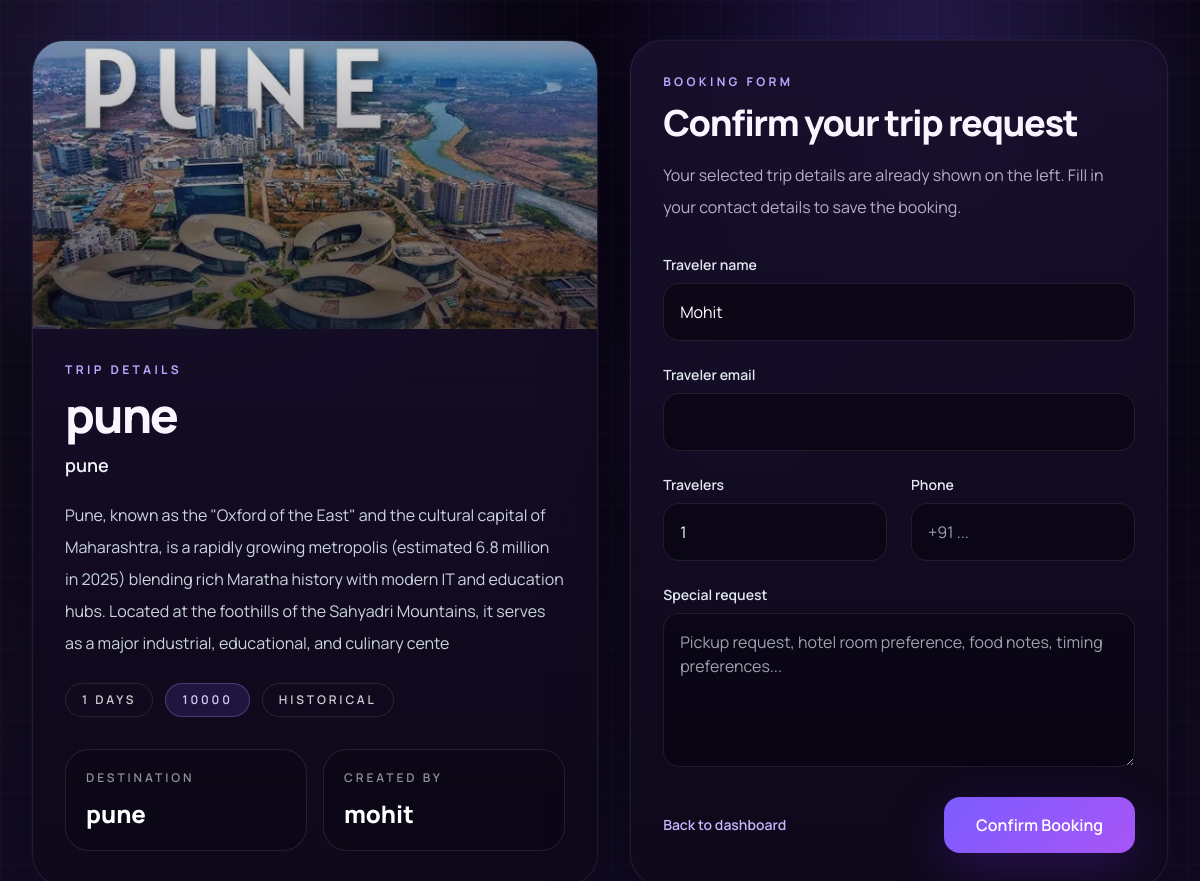
/book-trip/2/ (signed in), run on the app's committed database.
### planner/models.py (models this page shows, shortened)
class Trip(models.Model):
    title = models.CharField(max_length=200)
    destination = models.CharField(max_length=200)
    subtitle = models.CharField(max_length=200, blank=True)
    summary = models.TextField(blank=True)
    places_covered = models.TextField(blank=True)
    pricing_details = models.TextField(blank=True)
    review_summary = models.TextField(blank=True)
    review_rating = models.DecimalField(max_digits=3, decimal_places=1, null=True, blank=True)
    gallery_urls = models.TextField(blank=True)
    inclusions = models.TextField(blank=True)
    image_url = models.URLField(blank=True)
    image_file = models.FileField(upload_to="trip_images/", blank=True)
    duration_days = models.PositiveIntegerField(default=3)
    price_label = models.CharField(max_length=100, blank=True)
    trip_style = models.CharField(max_length=100, blank=True)
    created_by = models.ForeignKey(User, on_delete=models.CASCADE)
    is_public = models.BooleanField(default=True)
    created_at = models.DateTimeField(auto_now_add=True)

### planner/views.py (the view, shortened to what this page needs)
# urls.py: path('book-trip/<int:id>/', views.book_trip, name='book_trip'),
@login_required
def book_trip(request, id):
    trip = Trip.objects.get(id=id, is_public=True)
    return render(request, "planner/book_trip.html", {
        "trip": trip,
        "prefill_name": request.user.get_full_name() or request.user.username,
        "prefill_email": request.user.email,
    })

### planner/templates/planner/book_trip.html (shortened to what this page needs)
{% extends "base.html" %}
{% block content %}
<div class="min-h-screen contour-bg noise-overlay px-4 py-8 md:px-8 md:py-10">
  <div class="mx-auto max-w-6xl">
    <div class="grid gap-8 lg:grid-cols-[1fr_0.95fr]">
      <section class="app-panel overflow-hidden rounded-[2rem]">
        <div
          class="h-72 bg-cover bg-center"
          style="background-image: linear-gradient(180deg, rgba(10,6,18,0.12), rgba(10,6,18,0.68)), url('{% if trip.image_file %}{{ trip.image_file.url }}{% else %}https://images.unsplash.com/photo-1526481280695-3c4691f8b3c6?auto=format&fit=crop&w=1200&q=80{% endif %}');"
        ></div>
        <div class="p-6 md:p-8">
          <p class="section-label">Trip Details</p>
          <h1 class="hero-title mt-3 text-4xl font-extrabold md:text-5xl">{{ trip.destination }}</h1>
          <p class="mt-3 text-lg font-semibold text-slate-100">{{ trip.title }}</p>
          <p class="mt-5 max-w-2xl text-base leading-8 text-slate-300">
            {{ trip.summary|default:trip.subtitle|default:"A curated travel package prepared by the admin team." }}
          </p>
          <div class="mt-6 flex flex-wrap gap-3">
            <span class="rounded-full border border-white/10 bg-white/8 px-4 py-2 text-xs font-semibold uppercase tracking-[0.24em] text-white/80">
              {{ trip.duration_days }} Days
            </span>
            {% if trip.price_label %}
            <span class="rounded-full border border-[#c4b5fd]/25 bg-[#7c5cff]/15 px-4 py-2 text-xs font-semibold uppercase tracking-[0.24em] text-[#dac9ff]">
              {{ trip.price_label }}
            </span>
            {% endif %}
            {% if trip.trip_style %}
            <span class="rounded-full border border-white/10 bg-white/8 px-4 py-2 text-xs font-semibold uppercase tracking-[0.24em] text-white/80">
              {{ trip.trip_style }}
            </span>
            {% endif %}
          </div>
          <div class="mt-8 grid gap-4 md:grid-cols-2">
            <article class="rounded-3xl border border-white/10 bg-black/20 p-5">
              <p class="text-xs font-semibold uppercase tracking-[0.24em] text-white/55">Destination</p>
              <p class="mt-3 text-2xl font-extrabold text-white">{{ trip.destination }}</p>
            </article>
            <article class="rounded-3xl border border-white/10 bg-black/20 p-5">
              <p class="text-xs font-semibold uppercase tracking-[0.24em] text-white/55">Created By</p>
              <p class="mt-3 text-2xl font-extrabold text-white">{{ trip.created_by.username }}</p>
            </article>
          </div>
        </div>
      </section>
      <section class="app-panel rounded-[2rem] p-6 md:p-8">
        <div class="mb-8">
          <p class="section-label">Booking Form</p>
          <h2 class="hero-title mt-3 text-3xl font-extrabold md:text-4xl">Confirm your trip request</h2>
          <p class="muted-copy mt-4 text-base leading-8">
            Your selected trip details are already shown on the left. Fill in your contact details to save the booking.
          </p>
        </div>
        <form method="POST" class="space-y-6">
          <div>
            <label class="mb-2 block text-sm font-semibold text-slate-200">Traveler name</label>
            <input type="text" name="traveler_name" value="{{ prefill_name }}" required class="field-shell w-full rounded-2xl px-4 py-4 text-base outline-none transition">
          </div>
          <div>
            <label class="mb-2 block text-sm font-semibold text-slate-200">Traveler email</label>
            <input type="email" name="traveler_email" value="{{ prefill_email }}" required class="field-shell w-full rounded-2xl px-4 py-4 text-base outline-none transition">
          </div>
          <div class="grid gap-6 md:grid-cols-2">
            <div>
              <label class="mb-2 block text-sm font-semibold text-slate-200">Travelers</label>
              <input type="number" name="travelers_count" min="1" value="1" required class="field-shell w-full rounded-2xl px-4 py-4 text-base outline-none transition">
            </div>
            <div>
              <label class="mb-2 block text-sm font-semibold text-slate-200">Phone</label>
              <input type="text" name="traveler_phone" placeholder="+91 ..." class="field-shell w-full rounded-2xl px-4 py-4 text-base outline-none transition">
            </div>
          </div>
          <div>
            <label class="mb-2 block text-sm font-semibold text-slate-200">Special request</label>
            <textarea name="special_request" rows="5" placeholder="Pickup request, hotel room preference, food notes, timing preferences..." class="field-shell w-full rounded-2xl px-4 py-4 text-base outline-none transition"></textarea>
          </div>
          <div class="flex flex-col gap-4 md:flex-row md:items-center md:justify-between">
            <a href="{% url 'dashboard' %}" class="text-sm font-semibold text-[#c8b4ff] hover:text-white">Back to dashboard</a>
            <button type="submit" class="primary-button rounded-2xl px-8 py-4 text-base font-semibold transition">
              Confirm Booking
            </button>
          </div>
        </form>
      </section>
    </div>
  </div>
</div>
{% endblock %}

### planner/templates/base.html (style rules this page uses)
html, body { height: 100%; font-family: "Manrope", sans-serif; background: #090513; color: #f8f5ff; }
body { background-image: radial-gradient(circle at 18% 12%, rgba(124, 92, 255, 0.28), transparent 24%), radial-gradient(circle at 76% 6%, rgba(109, 74, 255, 0.22), transparent 26%), radial-gradient(circle at 62% 44%, rgba(139, 92, 246, 0.10), transparent 18%), linear-gradient(180deg, #090513 0%, #0d0818 52%, #120b23 100%); background-attachment: fixed; }
.contour-bg { background-image: linear-gradient(rgba(255, 255, 255, 0.02) 1px, transparent 1px), linear-gradient(90deg, rgba(255, 255, 255, 0.02) 1px, transparent 1px); background-size: 36px 36px; }
.noise-overlay { position: relative; isolation: isolate; }
.noise-overlay::before { content: ""; position: absolute; inset: 0; background: linear-gradient(120deg, rgba(255, 255, 255, 0.025), transparent 35%), radial-gradient(circle at 80% 20%, rgba(196, 181, 253, 0.08), transparent 24%); pointer-events: none; z-index: -1; }
.app-panel { background: linear-gradient(180deg, rgba(24, 15, 44, 0.92), rgba(14, 9, 26, 0.92)); border: 1px solid rgba(255, 255, 255, 0.08); box-shadow: 0 0 0 1px rgba(124, 92, 255, 0.05), 0 24px 80px rgba(5, 2, 16, 0.34); backdrop-filter: blur(22px); }
.section-label { font-size: 0.75rem; font-weight: 700; letter-spacing: 0.28em; text-transform: uppercase; color: #bda7ff; }
.hero-title { color: #f8f5ff; letter-spacing: -0.04em; }
.muted-copy { color: #b4aec9; }
.primary-button { background: linear-gradient(135deg, #7c5cff, #a855f7); color: #ffffff; box-shadow: 0 18px 50px rgba(91, 33, 182, 0.34); }
.field-shell { background: rgba(9, 5, 19, 0.68); border: 1px solid rgba(255, 255, 255, 0.09); color: #ffffff; }

### data on the page
Trip: image_file (picture), destination "pune", title "pune", summary "Pune, known as the \"Oxford of the East\" and the cultural capital of Maharashtra, is a rapidly growing metropolis (estimated 6.8 million in 2025) blending rich Maratha history with modern IT and education hubs. Located at the foothills of the Sahyadri Mountains, it serves as a major industrial, educational, and culinary cente", duration_days "1", price_label "10000", trip_style "HISTORICAL", created_by.username "mohit"
